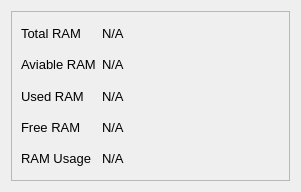
            <widget class="QWidget" name="cpu_and_memory">
             <layout class="QVBoxLayout" name="verticalLayout_8">
              <item>
               <widget class="QFrame" name="ram_info_frame">
                <property name="font">
                 <font>
                  <pointsize>10</pointsize>
                 </font>
                </property>
                <property name="frameShape">
                 <enum>QFrame::StyledPanel</enum>
                </property>
                <property name="frameShadow">
                 <enum>QFrame::Raised</enum>
                </property>
                <layout class="QGridLayout" name="gridLayout_6">
                 <item row="2" column="1">
                  <widget class="QLabel" name="used_ram">
                   <property name="text">
                    <string>N/A</string>
                   </property>
                  </widget>
                 </item>
                 <item row="0" column="1">
                  <widget class="QLabel" name="total_ram">
                   <property name="text">
                    <string>N/A</string>
                   </property>
                  </widget>
                 </item>
                 <item row="1" column="0">
                  <widget class="QLabel" name="label_40">
                   <property name="text">
                    <string>Aviable RAM</string>
                   </property>
                  </widget>
                 </item>
                 <item row="4" column="1">
                  <widget class="QLabel" name="ram_usage">
                   <property name="text">
                    <string>N/A</string>
                   </property>
                  </widget>
                 </item>
                 <item row="3" column="1">
                  <widget class="QLabel" name="free_ram">
                   <property name="text">
                    <string>N/A</string>
                   </property>
                  </widget>
                 </item>
                 <item row="0" column="0">
                  <widget class="QLabel" name="label_38">
                   <property name="text">
                    <string>Total RAM</string>
                   </property>
                  </widget>
                 </item>
                 <item row="3" column="0">
                  <widget class="QLabel" name="label_44">
                   <property name="text">
                    <string>Free RAM</string>
                   </property>
                  </widget>
                 </item>
                 <item row="2" column="0">
                  <widget class="QLabel" name="label_42">
                   <property name="text">
                    <string>Used RAM</string>
                   </property>
                  </widget>
                 </item>
                 <item row="1" column="1">
                  <widget class="QLabel" name="aviable_ram">
                   <property name="text">
                    <string>N/A</string>
                   </property>
                  </widget>
                 </item>
                 <item row="4" column="0">
                  <widget class="QLabel" name="label_46">
                   <property name="text">
                    <string>RAM Usage</string>
                   </property>
                  </widget>
                 </item>
                 <item row="0" column="2" rowspan="5">
                  <widget class="spiralProgressBar" name="ram_percantage" native="true">
                   <property name="minimumSize">
                    <size>
                     <width>150</width>
                     <height>150</height>
                    </size>
                   </property>
                   <property name="maximumSize">
                    <size>
                     <width>150</width>
                     <height>150</height>
                    </size>
                   </property>
                  </widget>
                 </item>
                </layout>
               </widget>
              </item>
             </layout>
            </widget>
